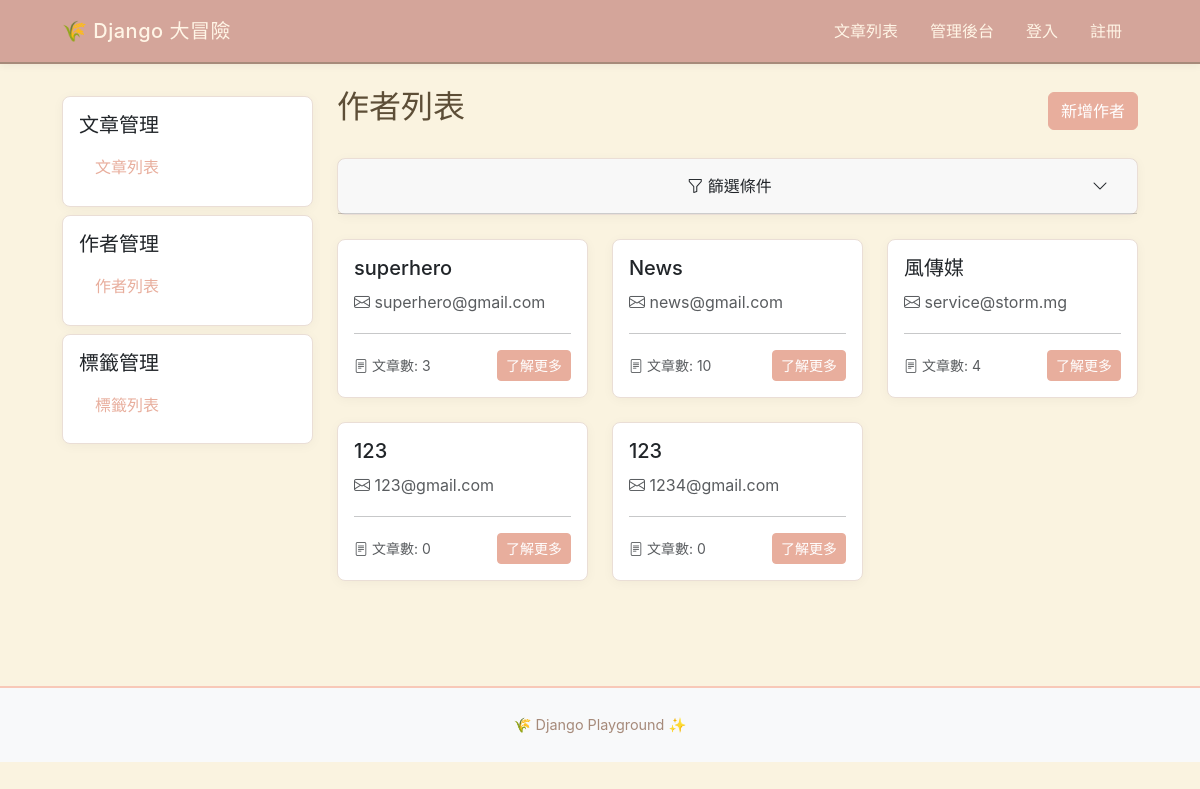
The page /blog/authors/ on the database its author committed.
### blog/models.py (models this page shows, shortened)
class Author(models.Model):
    name = models.CharField(max_length=100)
    email = models.EmailField(unique=True)
    bio = models.TextField(blank=True)
    created_at = models.DateTimeField(auto_now_add=True)

### blog/views.py (the view)
# urls.py: path("authors/", views.author_list, name="author_list"),
def author_list(request):
    author_filter = AuthorFilter(
        request.GET or None,
        queryset=Author.objects.prefetch_related("articles"),
    )
    return render(request, "blog/author_list.html", {"filter": author_filter})

### blog/templates/blog/author_list.html (shortened to what this page needs)
{% extends "blog/base.html" %}
{% load django_bootstrap5 %}
{% block blog_content %}
    <div class="d-flex justify-content-between align-items-center mb-4">
    <h2>
      作者列表
    </h2>
    <a href="{% url 'blog:author_create' %}" class="btn btn-primary">
      新增作者
    </a>
  </div>
  <div class="card mb-4">
    <div class="card-header">
      <button class="btn btn-link text-decoration-none text-dark w-100"
              type="button"
              data-bs-toggle="collapse"
              data-bs-target="#filterCollapse"
              aria-expanded="false"
              aria-controls="filterCollapse">
        <i class="bi bi-funnel"></i> 篩選條件
        <i class="bi bi-chevron-down float-end"></i>
      </button>
    </div>
  </div>
  <div class="row">
    {% for author in filter.qs %}
      <div class="col-md-6 col-lg-4 mb-4">
        <div class="card h-100">
          <div class="card-body">
            <h5 class="card-title">{{ author.name }}</h5>
            <p class="card-text text-muted">
              <i class="bi bi-envelope"></i> {{ author.email }}
            </p>
           <hr/>
            <div class="d-flex justify-content-between align-items-center">
              <p class="text-muted small mb-0">
              <i class="bi bi-file-text"></i> 文章數: {{ author.articles.count }}
            </p>
              <a href="{% url 'blog:author_detail' author.id %}"
                class="btn btn-primary btn-sm">
                了解更多
              </a>
            </div>
          </div>
        </div>
      </div>
    {% empty %}
      <div class="col-12">
        <div class="alert alert-info">
          目前沒有作者
        </div>
      </div>
    {% endfor %}
  </div>
{% endblock blog_content %}

### blog/templates/blog/base.html
{% extends "base.html" %}
{% block content %}
  <div class="row">
    <aside class="col-md-3 mb-4">
      {% include "blog/components/list_card.html" with title="文章管理" name="文章列表" url_location="blog:article_list" %}
      {% include "blog/components/list_card.html" with title="作者管理" name="作者列表" url_location="blog:author_list" %}
      {% include "blog/components/list_card.html" with title="標籤管理" name="標籤列表" url_location="blog:tag_list" %}
    </aside>
    <div class="col-md-9">
      {% block blog_content %}
      {% endblock blog_content %}
    </div>
  </div>
{% endblock content %}

### templates/base.html (shortened to what this page needs)
{% load django_bootstrap5 %}
{% load static %}
<!DOCTYPE html>
<html lang="zh-Hant">
  <head>
    {% bootstrap_css %}
    <link rel="stylesheet"
          href="https://cdn.jsdelivr.net/npm/bootstrap-icons@1.11.0/font/bootstrap-icons.css" />
    <link rel="stylesheet" href="{% static 'style.css' %}" />
  </head>
  <body>
    <nav class="navbar navbar-expand-lg">
      <div class="container">
        <span class="navbar-brand">🌾 Django 大冒險</span>
        <div class="collapse navbar-collapse" id="navbarNav">
          <ul class="navbar-nav ms-auto">
            <li class="nav-item">
              <a class="nav-link" href="{% url 'blog:article_list' %}">文章列表</a>
            </li>
            <li class="nav-item">
              <a class="nav-link" href="{% url 'admin:index' %}">管理後台</a>
            </li>
            {% if user.is_authenticated %}
              <li class="nav-item">
                <a class="nav-link" href="{% url 'auth:password_change' %}">變更密碼</a>
              </li>
              <li class="nav-item">
                <form method="post" action="{% url 'auth:logout' %}" class="d-inline">
                  {% csrf_token %}
                  <button type="submit" class="nav-link btn btn-link">
                    登出 ({{ user.username }})
                  </button>
                </form>
              </li>
            {% else %}
              <li class="nav-item">
                <a class="nav-link" href="{% url 'auth:login' %}">登入</a>
              </li>
              <li class="nav-item">
                <a class="nav-link" href="{% url 'auth:register' %}">註冊</a>
              </li>
            {% endif %}
          </ul>
        </div>
      </div>
    </nav>
    <main class="container my-4">
      {% block content %}
      {% endblock content %}
    </main>
    <footer class="bg-light py-4 mt-5">
      <div class="container text-center">
        <p class="text-muted mb-0">
          🌾 Django Playground ✨
        </p>
      </div>
    </footer>
  </body>
</html>

### blog/templates/blog/components/list_card.html
<div class="card mt-2">
        <div class="card-body">
          <h5 class="card-title">
            {{ title }}
          </h5>
          <ul class="list-group list-group-flush">
            <li class="list-group-item">
              <a href="{% url url_location %}" class="text-decoration-none">{{ name }}</a>
            </li>
          </ul>
        </div>
      </div>

### templates/style.css (style rules this page uses)
:root { --warm-cream: #FAF3E0; --soft-beige: #EADED6; --warm-peach: #F8C8B8; --muted-coral: #E8AE9D; --warm-terracotta: #D4A59A; --soft-brown: #A68A7A; --warm-text: #5D4E37; --light-accent: #FFF5E6; --bs-info: #68b4f8; }
body { background-color: var(--warm-cream); color: var(--warm-text); font-family: -apple-system, BlinkMacSystemFont, "Segoe UI", "Hiragino Sans", "Hiragino Kaku Gothic ProN", "Yu Gothic", sans-serif; line-height: 1.8; }
.navbar { background-color: var(--warm-terracotta) !important; border-bottom: 2px solid var(--soft-brown); box-shadow: 0 2px 8px rgba(0, 0, 0, 0.05); }
.navbar-brand { color: var(--light-accent) !important; font-weight: 500; letter-spacing: 0.5px; }
.nav-link { color: var(--light-accent) !important; transition: all 0.3s ease; padding: 0.5rem 1rem !important; }
.container { max-width: 1100px; }
main { min-height: calc(100vh - 250px); }
footer { background-color: var(--soft-beige) !important; border-top: 2px solid var(--warm-peach); }
footer .text-muted { color: var(--soft-brown) !important; font-size: 0.9rem; }
.card { background-color: white; border: 1px solid var(--soft-beige); border-radius: 8px; box-shadow: 0 2px 12px rgba(0, 0, 0, 0.04); transition: all 0.3s ease; }
.btn-primary { background-color: var(--muted-coral); border-color: var(--muted-coral); color: white; }
a { color: var(--muted-coral); text-decoration: none; }

### rows shown on the page
Author: name "superhero", email "superhero@gmail.com", articles.count "3"
Author: name "News", email "news@gmail.com", articles.count "10"
Author: name "風傳媒", email "service@storm.mg", articles.count "4"
Author: name "123", email "123@gmail.com", articles.count "0"
Author: name "123", email "1234@gmail.com", articles.count "0"

### other values the page prints
{{ title }} "文章管理 作者管理 標籤管理"
{{ name }} "文章列表 作者列表 標籤列表"
